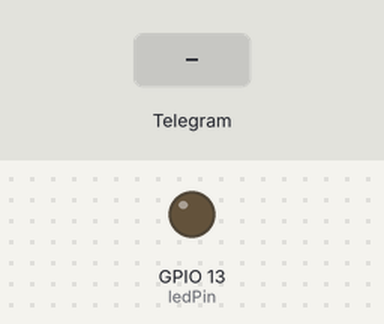
Bench run of a sketch on a simulated ESP32. Shown: output pins drawn as LEDs (lit = HIGH). Inputs (shaded band) come from the test bench. WiFi joins after 1.5 s; servers stay silent unless stated; what the sketch prints to the serial monitor is not drawn.

Above: at 3.0 s.
3.1 s: Telegram message "/ledon" received
At 4.1 s:
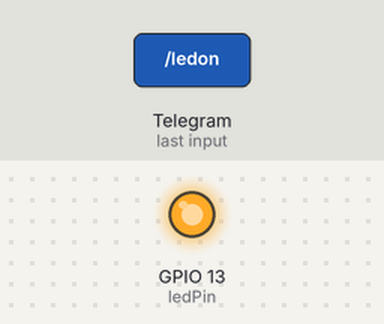
4.8 s: Telegram message "/ledoff" received
At 5.6 s:
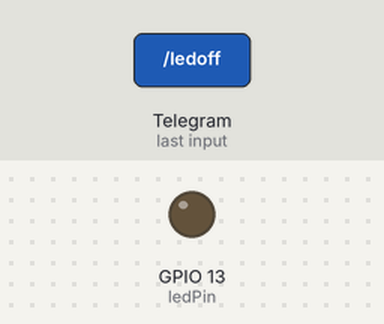
Timing chart, 0 to 7.8 s (numbered marks = the images above; inputs shaded):
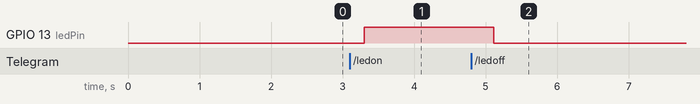

The sketch:

ChatBOT_Telegram_Control_NO_LED_OFF_LED.ino
```cpp
/*
  HOW IT WORKS:
    SEND /ledon  → LED on pin 13 turns ON.
    SEND /ledoff → LED on pin 13 turns OFF.
    SEND /status → Bot replies with current LED state.
*/


#include <WiFi.h>
#include <WiFiClientSecure.h>
#include <UniversalTelegramBot.h>

const char* ssid = "YOUR_WIFI_SSID";         /* YOUR WIFI SSID (NAME) */
const char* password = "YOUR_WIFI_PASSWORD"; /* YOUR WIFI PASSWORD */

/* TELEGRAM BOT CREDENTIALS */
#define BOT_TOKEN "YOUR_BOT_TOKEN"   /* TOKEN YOU GET FROM  @BotFather */
#define CHAT_ID   "YOUR_CHAT_ID"     /* YOUR PERSONAL CHAT ID FROM @UserInfoToBot */


/* CREATE A SECURE WIFI CLIENT */
WiFiClientSecure secured_client;

/* CREATE A TELEGRAM BOT INSTANCE */
UniversalTelegramBot bot(BOT_TOKEN, secured_client);

/* HOW OFTEN TO CHECK TELEGRAM FOR NEW MESSAGES MILLISECONDS (MS) */
int botRequestDelay = 100;    /* CHECK EVERY 100MS */
unsigned long lastTimeBotRan; /* STORE LAST TIME WE CHECKED */

/* LED PIN */
const int ledPin = 13;   /* LED IS CONNECTED TO GPIO 13 */
bool ledState = LOW;     /* CURRENT LED STATE (LOW = OFF, HIGH = ON) */

/*
   FUNCTION: handleNewMessages()
   Called whenever new messages arrive from Telegram.
   numNewMessages = number of new messages waiting.
*/

void handleNewMessages(int numNewMessages) {
  Serial.print("Got ");
  Serial.print(numNewMessages);
  Serial.println(" new messages");

  /* LOOP THROUGH ALL NEW MESSAGES */
  for (int i = 0; i < numNewMessages; i++) {
    String chat_id = String(bot.messages[i].chat_id);

    /* ONLY RESPOND TO YOUR CHAT ID (FOR SAFETY, PREVENTS STRANGERS CONTROLLING YOUR ESP32) */
    if (chat_id != CHAT_ID) {
      bot.sendMessage(chat_id, "Unauthorized user", "");
      continue; /* SKIP THIS USER */
    }

    /* GET TEXT OF THE INCOMING MESSAGE */
    String text = bot.messages[i].text;
    Serial.println("Message: " + text);

    /* COMMAND: TURN LED ON */
    if (text == "/ledon") {
      digitalWrite(ledPin, HIGH); /* SET GPIO HIGH (LED ON) */
      ledState = HIGH;            /* UPDATE STATE VARIABLE */
      bot.sendMessage(chat_id, "LED is ON ✅", "");
    }

    /* COMMAND: TURN LED OFF */
    if (text == "/ledoff") {
      digitalWrite(ledPin, LOW); /* SET GPIO LOW (LED OFF) */
      ledState = LOW;            /* UPDATE STATE VARIABLE */
      bot.sendMessage(chat_id, "LED is OFF ❌", "");
    }

    /* COMMAND: CHECK LED STATUS */
    if (text == "/status") {
      if (ledState)
        bot.sendMessage(chat_id, "LED is currently ON ✅", "");
      else
        bot.sendMessage(chat_id, "LED is currently OFF ❌", "");
    }
  }
}

void setup() {
  Serial.begin(115200); /* START SERIAL MONITOR FOR DEBUGGING */

  pinMode(ledPin, OUTPUT);   /* SET PIN 13 AS OUTPUT */
  digitalWrite(ledPin, LOW); /* START WITH LED OFF */

  /* CONNECT TO WIFI */
  Serial.printf("Connecting to %s", ssid);
  WiFi.begin(ssid, password);
  while (WiFi.status() != WL_CONNECTED) {
    delay(500);
    Serial.print(".");
  }
  Serial.println(" CONNECTED");

  /* REQUIRED FOR TELEGRAM SSL */
  secured_client.setInsecure(); /* DISABLE SSL CERTIFICATE CHECK (SIMPLIFIES CONNECTION) */

  /* SEND WELCOME MESSAGE TO TELEGRAM */
  bot.sendMessage(CHAT_ID, "ESP32 Telegram Bot Started 🤖\nUse /ledon or /ledoff", "");
}

void loop() {
  /* CHECK FOR NEW TELEGRAM MESSAGES EVERY 'botRequestDelay' ms */
  if (millis() - lastTimeBotRan > botRequestDelay) {
    int numNewMessages = bot.getUpdates(bot.last_message_received + 1);

    /* IF THERE ARE NEW MESSAGES, PROCESS THEM */
    while (numNewMessages) {
      handleNewMessages(numNewMessages); /* PROCESS COMMANDS */
      numNewMessages = bot.getUpdates(bot.last_message_received + 1);
    }

    /* SAVE THE LAST TIME WE CHECKED */
    lastTimeBotRan = millis();
  }
}
```

Measured:
- after the input at 3.1 s, GPIO 13 (ledPin): LOW → HIGH after 0.21 s
- after the input at 4.8 s, GPIO 13 (ledPin): HIGH → LOW after 0.31 s
